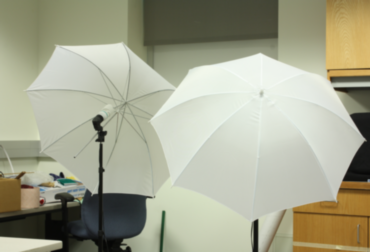
#> input picture a1-code/img/im0.png, 370 x 252 px, found by its file name
$ python T1-downsampling.py
#> lines starting #> are read from the running program, lines starting #| are printed output that depends on the picture
import cv2


def down_sample(input_img, output_img):
#> called with input_img = '/Users/deb/Documents/images/im0.png', output_img = '/Users/deb/Documents/images/im0_out.png'
    gauss0 = cv2.imread(input_img)
#> gauss0 is the input picture: shape (252, 370, 3); mean B, G, R 142.7, 164.7, 164.3
    # gauss
    gauss1 = cv2.pyrDown(gauss0)
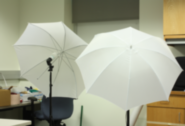
#> gauss1: shape (126, 185, 3); mean B, G, R 142.8, 164.8, 164.3
    gauss2 = cv2.pyrDown(gauss1)
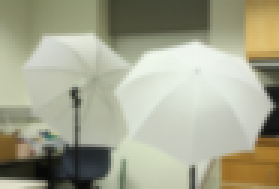
#> gauss2: shape (63, 93, 3) (shown 3 times larger); mean B, G, R 142.4, 164.5, 164.1
    gauss3 = cv2.pyrDown(gauss2)
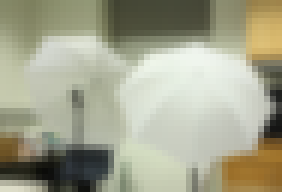
#> gauss3: shape (32, 47, 3) (shown 6 times larger); mean B, G, R 141.2, 163.6, 163.3

    cv2.imwrite(output_img, gauss3)
    print(input_img, "down sampling image...")
    return output_img


def get_overlop(img1, img2):
    img1_1 = cv2.imread(img1)
    img2_1 = cv2.imread(img2)
    overlapping = cv2.addWeighted(img1_1, 0.5, img2_1, 0.5, 0)
    cv2.imwrite('/Users/deb/Documents/images/output/im_overlop.png', overlapping)


img1 = down_sample("/Users/deb/Documents/images/im0.png",
                   "/Users/deb/Documents/images/im0_out.png")

img2 = down_sample("/Users/deb/Documents/images/im1L.png",
                   "/Users/deb/Documents/images/im1L_out.png")
#> (the run stopped early here; a loop or call above may not have finished)

$ run again, with a1-code/img/im1.png copied over a1-code/img/im0.png
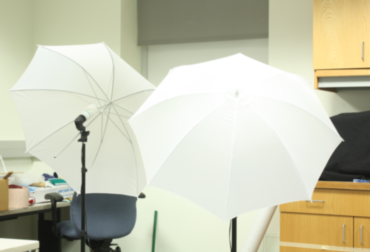
#> input picture a1-code/img/im1.png, 370 x 252 px, found by its file name
#> in down_sample, gauss0 is the input picture: shape (252, 370, 3); mean B, G, R 176.5, 198.5, 199.1
#> in down_sample, `gauss1 = cv2.pyrDown(gauss0)`:
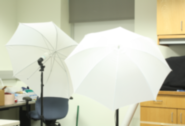
#> gauss1: shape (126, 185, 3); mean B, G, R 176.6, 198.5, 199.2
#> in down_sample, `gauss3 = cv2.pyrDown(gauss2)`:
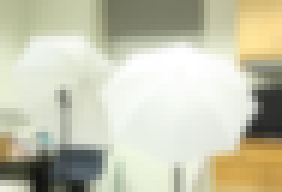
#> gauss3: shape (32, 47, 3) (shown 6 times larger); mean B, G, R 175.2, 197.5, 198.4

$ run again, with a1-code/img/im3-0.png copied over a1-code/img/im0.png
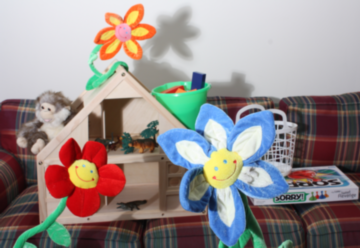
#> input picture a1-code/img/im3-0.png, 360 x 248 px, found by its file name
#> in down_sample, gauss0 is the input picture: shape (248, 360, 3); mean B, G, R 139.9, 141.8, 150.8
#> in down_sample, `gauss1 = cv2.pyrDown(gauss0)`:
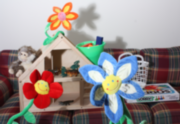
#> gauss1: shape (124, 180, 3); mean B, G, R 140.3, 142.2, 151.2
#> in down_sample, `gauss3 = cv2.pyrDown(gauss2)`:
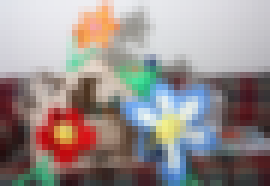
#> gauss3: shape (31, 45, 3) (shown 6 times larger); mean B, G, R 142.3, 144.1, 153.3

$ run again, with a1-code/img/im3-1.png copied over a1-code/img/im0.png
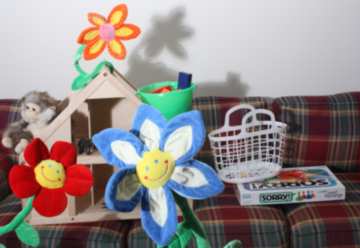
#> input picture a1-code/img/im3-1.png, 360 x 248 px, found by its file name
#> in down_sample, gauss0 is the input picture: shape (248, 360, 3); mean B, G, R 136.8, 137.6, 146.3
#> in down_sample, `gauss1 = cv2.pyrDown(gauss0)`:
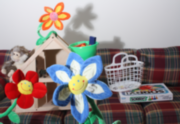
#> gauss1: shape (124, 180, 3); mean B, G, R 137.2, 138, 146.7
#> in down_sample, `gauss3 = cv2.pyrDown(gauss2)`:
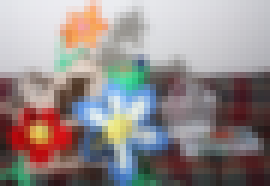
#> gauss3: shape (31, 45, 3) (shown 6 times larger); mean B, G, R 139.4, 140.1, 149
